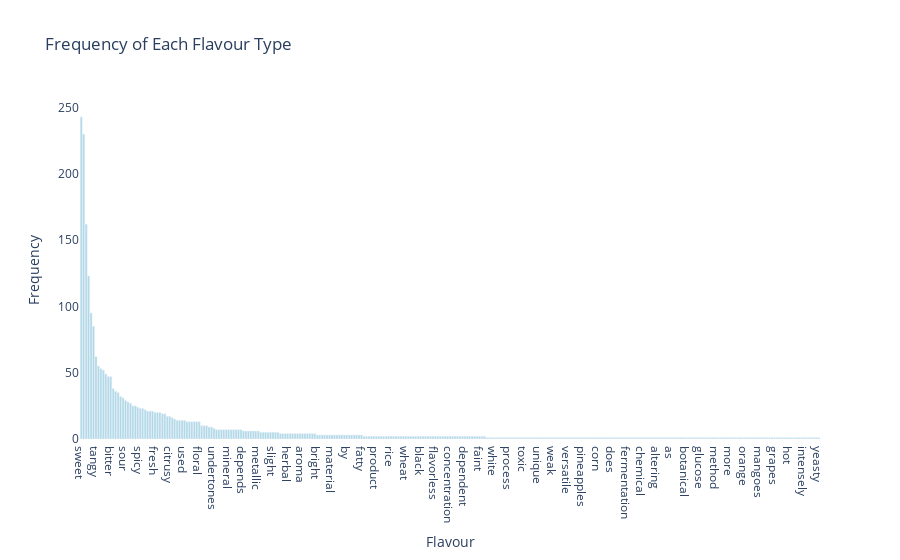

Source (notebook cell):
### Code cell
import plotly.graph_objects as go


fig = go.Figure(go.Bar(
    x=flavour_counts.index,  
    y=flavour_counts.values,  
    marker=dict(color='lightblue')  
))


fig.update_layout(
    title_text='Frequency of Each Flavour Type',  
    xaxis_title='Flavour',
    yaxis_title='Frequency',
     plot_bgcolor='white'  
)
   

fig.show()

### Figure 1 — Plotly figure (JSON) as saved in the notebook; plotly's stock layout.template omitted (floating-point values rounded to 4 significant figures; data arrays with more than 128 entries replaced by an {"elided": "..."} marker saying what was removed)
{"data": [{"marker": {"color": "lightblue"}, "type": "bar", "x": {"elided": "301 str values"}, "y": {"elided": "301 int values"}}], "layout": {"plot_bgcolor": "white", "title": {"text": "Frequency of Each Flavour Type"}, "xaxis": {"title": {"text": "Flavour"}}, "yaxis": {"title": {"text": "Frequency"}}}}
